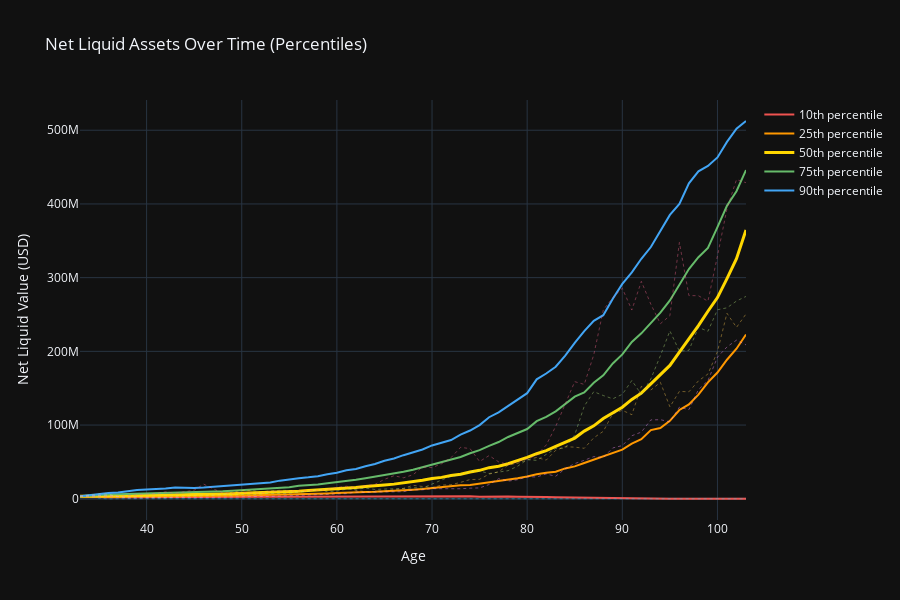

This figure's notebook cell:
### Code cell
# NET LIQUID ASSETS VISUALIZATION (Percentiles)

liq = go.Figure()

# Calculate percentiles across simulations
percentiles = [10, 25, 50, 75, 90]
colors = ['#EF5350', '#FF9800', '#FFD700', '#66BB6A', '#42A5F5']

for idx, p in enumerate(percentiles):
    percentile_values = net_liq.drop('age', axis=1).quantile(p/100, axis=1)
    liq.add_trace(go.Scatter(
        x=net_liq['age'], 
        y=percentile_values, 
        mode='lines', 
        name=f'{p}th percentile',
        line=dict(width=3 if p == 50 else 2, color=colors[idx])
    ))

# Add a few sample trajectories for context
sample_indices = [worst_case[2], p25_case[2], median_case[2], p75_case[2], best_case[2]]
for idx in sample_indices:
    if idx in net_liq.columns:
        liq.add_trace(go.Scatter(
            x=net_liq['age'], 
            y=net_liq[idx], 
            mode='lines', 
            name=f'Sample Sim #{idx}',
            line=dict(width=1, dash='dot'),
            opacity=0.4,
            showlegend=False
        ))

liq.update_layout(
    title='Net Liquid Assets Over Time (Percentiles)',
    xaxis_title='Age',
    yaxis_title='Net Liquid Value (USD)',
    template='plotly_dark',
    hovermode='x unified',
    height=600
)
liq.show()
